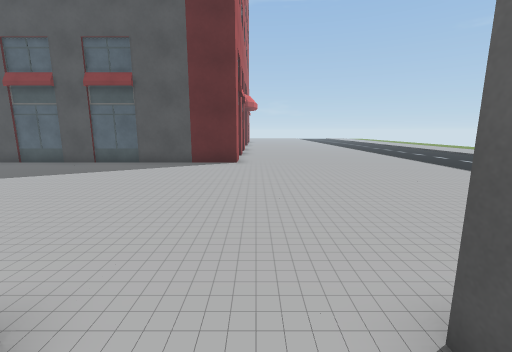
[1] (above)

16 first-person views from a walk through a 3-D level made in the Unity game engine. The camera is 1.4 m above the floor, tilts 10° down and sees 90° across. The floor is counted in squares, 1 m on a side. Each view is taken from the middle of a square. On the plan, view 1 faces up. The plan holds only what a view shows up to about 13 squares ahead; the rest is blank. The place goes on beyond the plan. The player character is not drawn. Some surface patterns are stand-ins.

[2]
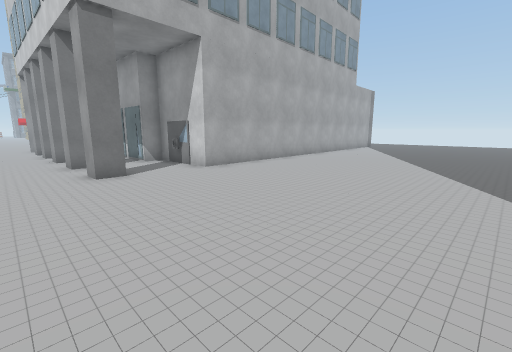

[3]
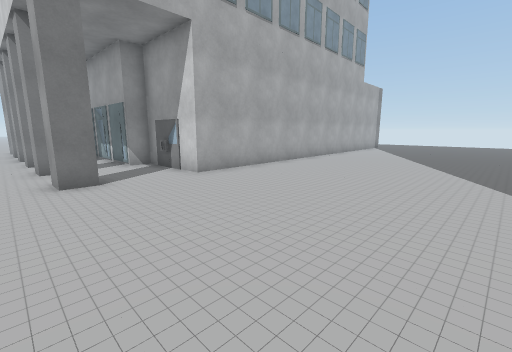

[4]
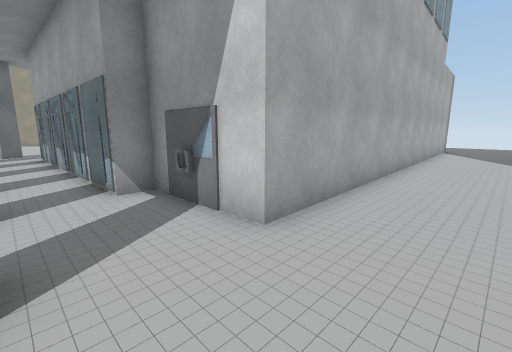

[5]
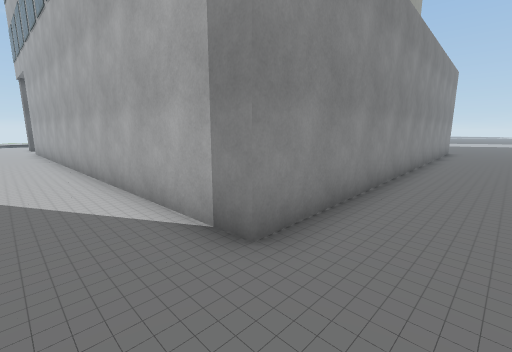

[6]
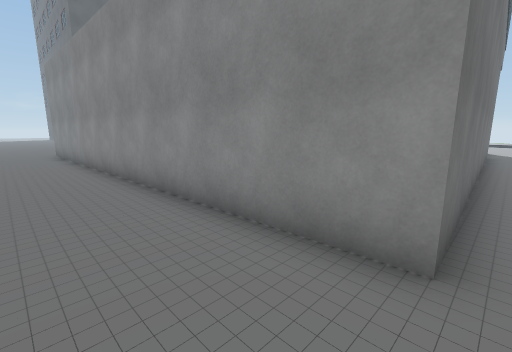

[7]
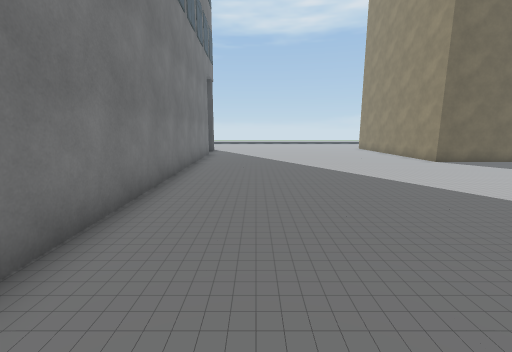

[8]
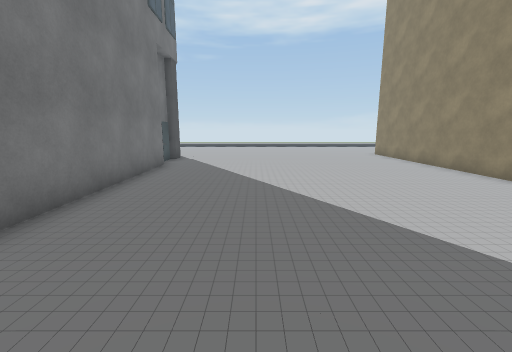

[9]
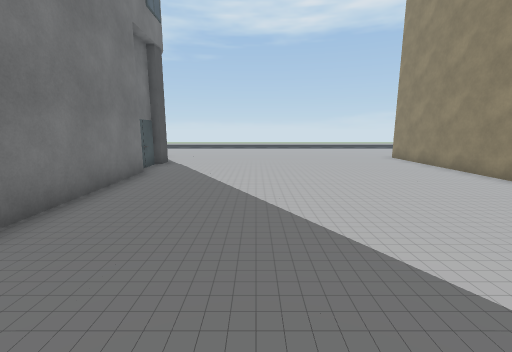

[10]
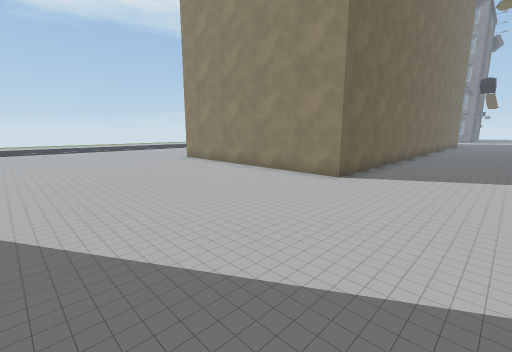

[11]
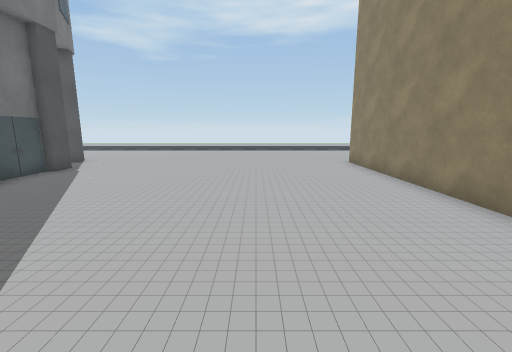

[12]
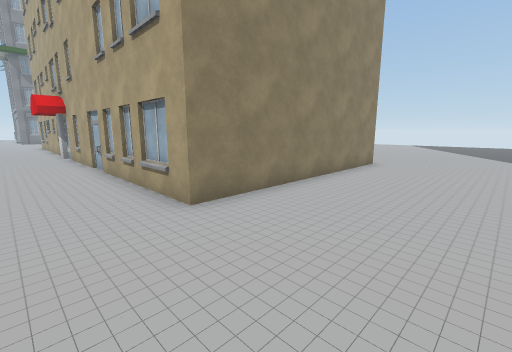

[13]
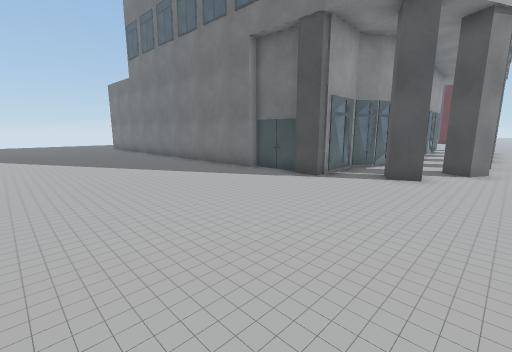

[14]
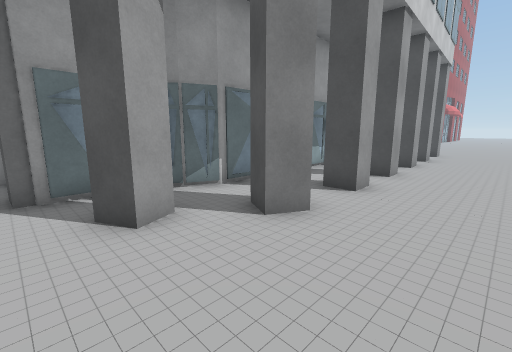

[15]
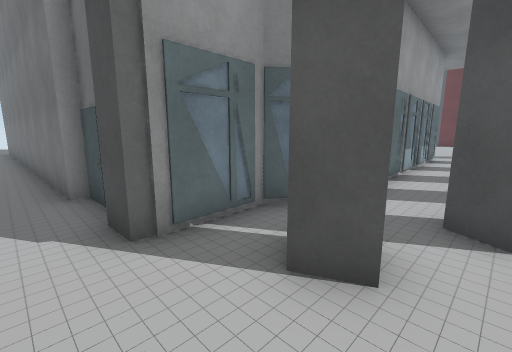

[16]
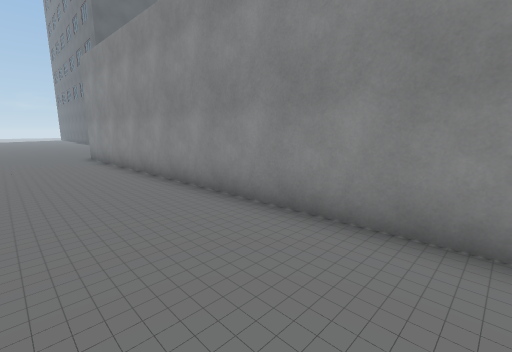

### Floor plan
Key: @ floor where view 1 was taken; . floor; B building; O other object.
Columns run from 23 left of view 1 to 5 right of it. Each row starts with its distance up from view 1.
 14                       B
 13                       B
 12              BB BB    B
 11            OO  OO  OO.O
 10                            .
  9                           .
  8
  7
  6
  5
  4                         .
  3  .
  2
  1    BBBBBBBBBBBBBBBBBBB  BB
  0    BOOOOO            B @
 -1    B                 B   B
 -2    B                 BB BB
 -3    B                  B
 -4    B                  B  B
 -5    O                  B  B
 -6                       B
 -7                       B  B
 -8                       B  B
 -9     BO                   B
-10     BO                   B
-11     BO
-12     BO                B  B
-13     BO                B  B
-14 .   BO                B B
-15     BO  OO            BBB
-16     BO  BBBBBBBBBBBBBBB     .
-17  .   O                   .
-18
-19    .
-20         . ..
-21
-22
-23             .             .
-24
-25
-26
-27                BBBBBBBBB
-28                BOOOOOOOBB
-29                B       BB
-30                B       BB
-31                B       B
-32                B       BB

Where each view was taken, in squares from view 1:
view 1: 0 up, 0 right, facing up
view 2: 10 up, 4 right, facing down-left
view 3: 9 up, 3 right, facing down-left
view 4: 4 up, 1 right, facing down-left
view 5: 3 up, 22 left, facing down-right
view 6: 17 down, 22 left, facing up-right
view 7: 19 down, 20 left, facing right
view 8: 20 down, 15 left, facing right
view 9: 20 down, 13 left, facing right
view 10: 20 down, 12 left, facing down-right
view 11: 23 down, 11 left, facing right
view 12: 23 down, 3 right, facing down-left
view 13: 23 down, 3 right, facing up-left
view 14: 16 down, 5 right, facing up-left
view 15: 17 down, 2 right, facing up-left
view 16: 14 down, 23 left, facing up-right
